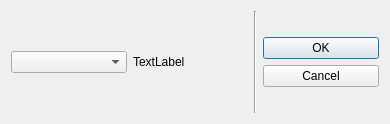
<?xml version="1.0" encoding="UTF-8"?>
<ui version="4.0">
 <class>QGMDialogComboBox</class>
 <widget class="QDialog" name="QGMDialogComboBox">
  <property name="geometry">
   <rect>
    <x>0</x>
    <y>0</y>
    <width>390</width>
    <height>124</height>
   </rect>
  </property>
  <property name="sizePolicy">
   <sizepolicy hsizetype="Maximum" vsizetype="Maximum">
    <horstretch>0</horstretch>
    <verstretch>0</verstretch>
   </sizepolicy>
  </property>
  <property name="windowTitle">
   <string>Dialog</string>
  </property>
  <layout class="QHBoxLayout" name="horizontalLayout">
   <item>
    <widget class="QComboBox" name="mComboBox">
     <property name="sizePolicy">
      <sizepolicy hsizetype="Minimum" vsizetype="Maximum">
       <horstretch>0</horstretch>
       <verstretch>0</verstretch>
      </sizepolicy>
     </property>
    </widget>
   </item>
   <item>
    <widget class="QLabel" name="mLabelText">
     <property name="sizePolicy">
      <sizepolicy hsizetype="Minimum" vsizetype="Maximum">
       <horstretch>0</horstretch>
       <verstretch>0</verstretch>
      </sizepolicy>
     </property>
     <property name="text">
      <string>TextLabel</string>
     </property>
    </widget>
   </item>
   <item>
    <widget class="Line" name="mLine">
     <property name="orientation">
      <enum>Qt::Vertical</enum>
     </property>
    </widget>
   </item>
   <item>
    <widget class="QDialogButtonBox" name="mButtonBox">
     <property name="sizePolicy">
      <sizepolicy hsizetype="Minimum" vsizetype="Maximum">
       <horstretch>0</horstretch>
       <verstretch>0</verstretch>
      </sizepolicy>
     </property>
     <property name="orientation">
      <enum>Qt::Vertical</enum>
     </property>
     <property name="standardButtons">
      <set>QDialogButtonBox::Cancel|QDialogButtonBox::Ok</set>
     </property>
    </widget>
   </item>
  </layout>
 </widget>
 <resources/>
 <connections>
  <connection>
   <sender>mButtonBox</sender>
   <signal>accepted()</signal>
   <receiver>QGMDialogComboBox</receiver>
   <slot>accept()</slot>
   <hints>
    <hint type="sourcelabel">
     <x>248</x>
     <y>254</y>
    </hint>
    <hint type="destinationlabel">
     <x>157</x>
     <y>274</y>
    </hint>
   </hints>
  </connection>
  <connection>
   <sender>mButtonBox</sender>
   <signal>rejected()</signal>
   <receiver>QGMDialogComboBox</receiver>
   <slot>reject()</slot>
   <hints>
    <hint type="sourcelabel">
     <x>316</x>
     <y>260</y>
    </hint>
    <hint type="destinationlabel">
     <x>286</x>
     <y>274</y>
    </hint>
   </hints>
  </connection>
 </connections>
</ui>
